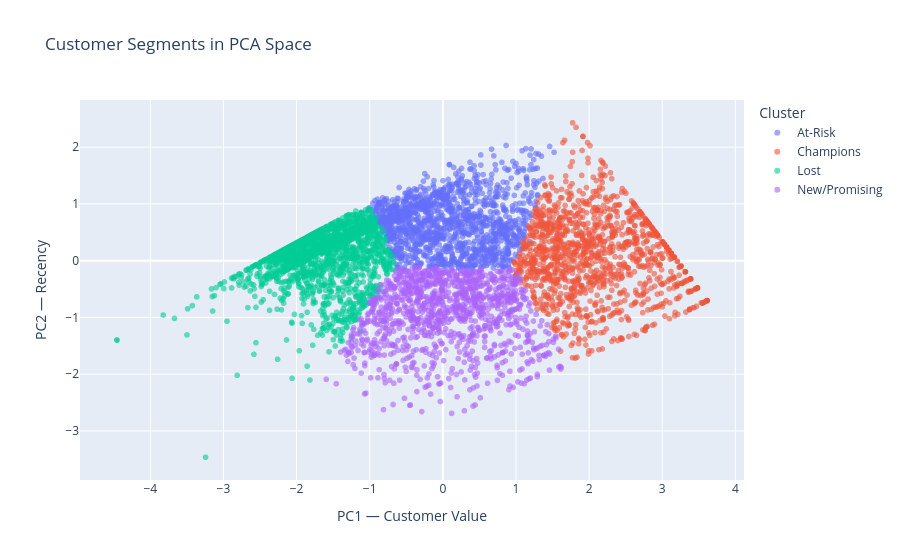

The code cell stored with this chart in its notebook:
### Markdown cell above
PC1 explains 75.9% of variance, confirming that overall customer value (frequency + monetary) is the dominant axis of differentiation between customers.

### Code cell
viz_df = pd.DataFrame({
    'PC1': rfm_pca[:, 0],
    'PC2': rfm_pca[:, 1],
    'PC3': rfm_pca[:, 2],
    'Cluster': rfm['Persona']
})

fig = px.scatter(viz_df, x='PC1', y='PC2', color='Cluster',
                 title='Customer Segments in PCA Space',
                 labels={'PC1': 'PC1 — Customer Value', 'PC2': 'PC2 — Recency'},
                 opacity=0.6)
fig.show()

### Figure 1 — Plotly figure (JSON) as saved in the notebook; plotly's stock layout.template omitted (floating-point values rounded to 4 significant figures; data arrays with more than 128 entries replaced by an {"elided": "..."} marker saying what was removed)
{"data": [{"hovertemplate": "Cluster=At-Risk<br>PC1 — Customer Value=%{x}<br>PC2 — Recency=%{y}<extra></extra>", "legendgroup": "At-Risk", "marker": {"color": "#636efa", "opacity": 0.6, "symbol": "circle"}, "mode": "markers", "name": "At-Risk", "showlegend": true, "type": "scattergl", "x": {"elided": "1443 float values"}, "xaxis": "x", "y": {"elided": "1443 float values"}, "yaxis": "y"}, {"hovertemplate": "Cluster=Champions<br>PC1 — Customer Value=%{x}<br>PC2 — Recency=%{y}<extra></extra>", "legendgroup": "Champions", "marker": {"color": "#EF553B", "opacity": 0.6, "symbol": "circle"}, "mode": "markers", "name": "Champions", "showlegend": true, "type": "scattergl", "x": {"elided": "1363 float values"}, "xaxis": "x", "y": {"elided": "1363 float values"}, "yaxis": "y"}, {"hovertemplate": "Cluster=Lost<br>PC1 — Customer Value=%{x}<br>PC2 — Recency=%{y}<extra></extra>", "legendgroup": "Lost", "marker": {"color": "#00cc96", "opacity": 0.6, "symbol": "circle"}, "mode": "markers", "name": "Lost", "showlegend": true, "type": "scattergl", "x": {"elided": "1884 float values"}, "xaxis": "x", "y": {"elided": "1884 float values"}, "yaxis": "y"}, {"hovertemplate": "Cluster=New/Promising<br>PC1 — Customer Value=%{x}<br>PC2 — Recency=%{y}<extra></extra>", "legendgroup": "New/Promising", "marker": {"color": "#ab63fa", "opacity": 0.6, "symbol": "circle"}, "mode": "markers", "name": "New/Promising", "showlegend": true, "type": "scattergl", "x": {"elided": "1191 float values"}, "xaxis": "x", "y": {"elided": "1191 float values"}, "yaxis": "y"}], "layout": {"legend": {"title": {"text": "Cluster"}, "tracegroupgap": 0}, "title": {"text": "Customer Segments in PCA Space"}, "xaxis": {"anchor": "y", "domain": [0, 1], "title": {"text": "PC1 — Customer Value"}}, "yaxis": {"anchor": "x", "domain": [0, 1], "title": {"text": "PC2 — Recency"}}}}
